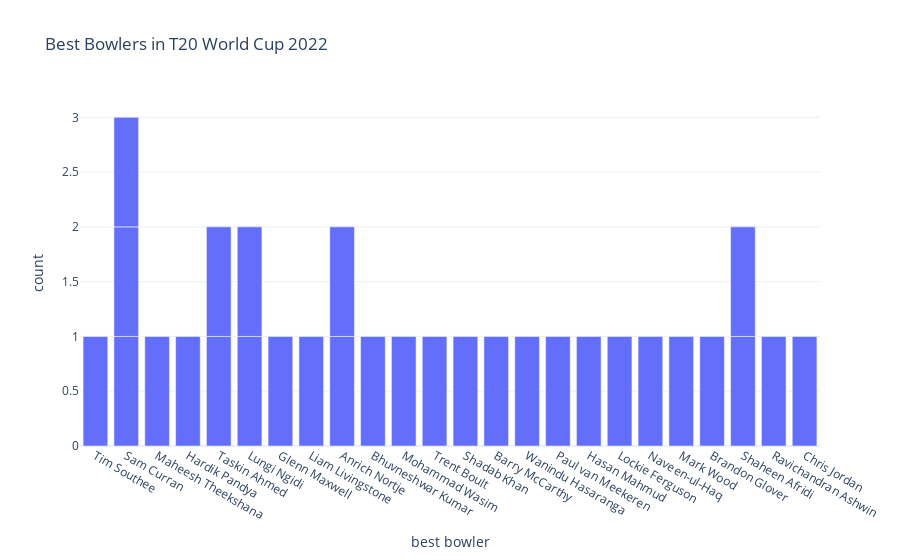

Notebook code cell kept with this figure:
### Markdown cell above
Virat Kohli, Sam Curran, Taskin Ahmed, Suryakumar Yadav, and Shadab Khan got the player of the match in 2 matches. No player got the player of the match award in more than two matches.

Now let’s have a look at the bowlers with the best bowling figures at the end of the matches:

### Code cell
fig = px.bar(df, x = df["best bowler"], 
             title = "Best Bowlers in T20 World Cup 2022")
fig.show()

### Figure 1 — Plotly figure (JSON) as saved in the notebook; plotly's stock layout.template omitted (floating-point values rounded to 4 significant figures)
{"data": [{"alignmentgroup": "True", "hovertemplate": "best bowler=%{x}<br>count=%{y}<extra></extra>", "legendgroup": "", "marker": {"color": "#636efa", "pattern": {"shape": ""}}, "name": "", "offsetgroup": "", "orientation": "v", "showlegend": false, "textposition": "auto", "type": "bar", "x": ["Tim Southee", "Sam Curran", "Maheesh Theekshana", "Hardik Pandya", "Taskin Ahmed", "Lungi Ngidi", "Glenn Maxwell", "Liam Livingstone", null, "Anrich Nortje", "Bhuvneshwar Kumar", "Mohammad Wasim", null, null, "Trent Boult", "Taskin Ahmed", "Shadab Khan", "Lungi Ngidi", "Barry McCarthy", "Wanindu Hasaranga", "Sam Curran", "Paul van Meekeren", "Hasan Mahmud", "Anrich Nortje", "Lockie Ferguson", "Naveen-ul-Haq", "Mark Wood", "Brandon Glover", "Shaheen Afridi", "Ravichandran Ashwin", "Shaheen Afridi", "Chris Jordan", "Sam Curran"], "xaxis": "x", "y": [1, 1, 1, 1, 1, 1, 1, 1, 1, 1, 1, 1, 1, 1, 1, 1, 1, 1, 1, 1, 1, 1, 1, 1, 1, 1, 1, 1, 1, 1, 1, 1, 1], "yaxis": "y"}], "layout": {"barmode": "relative", "legend": {"tracegroupgap": 0}, "title": {"text": "Best Bowlers in T20 World Cup 2022"}, "xaxis": {"anchor": "y", "domain": [0, 1], "title": {"text": "best bowler"}}, "yaxis": {"anchor": "x", "domain": [0, 1], "title": {"text": "count"}}}}
